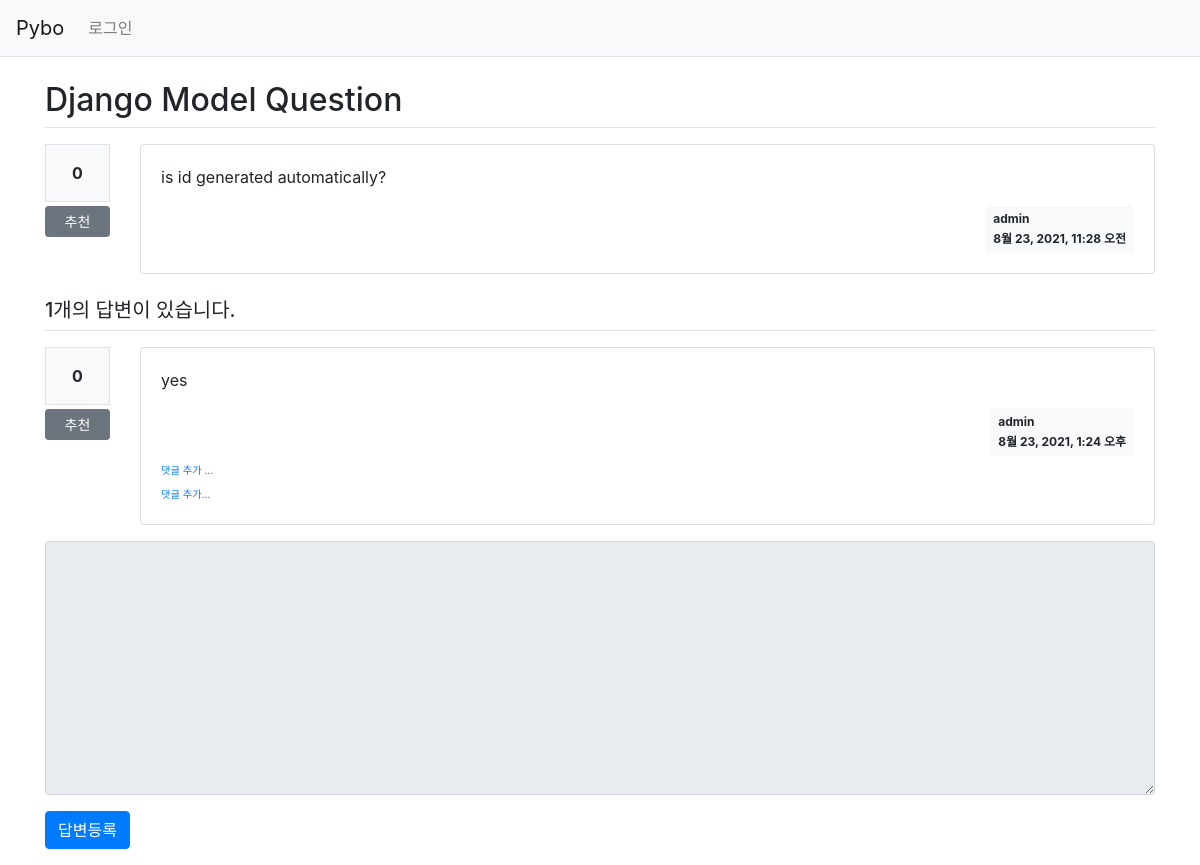
Screenshot of /pybo/2/ with the database file from the repository.
### pybo/models.py (models this page shows, shortened)
class Question(models.Model):
    author = models.ForeignKey(User, on_delete=models.CASCADE, related_name='author_question')
    subject = models.CharField(max_length=200)
    content = models.TextField()
    create_date = models.DateTimeField()
    modify_date = models.DateTimeField(null=True, blank=True)
    voter = models.ManyToManyField(User, related_name='voter_question') # 추천인 추가

class Answer(models.Model):
    author = models.ForeignKey(User, on_delete=models.CASCADE, related_name='author_answer')
    question = models.ForeignKey(Question, on_delete=models.CASCADE)
    content = models.TextField()
    create_date = models.DateTimeField()
    modify_date = models.DateTimeField(null=True, blank=True)
    voter = models.ManyToManyField(User, related_name='voter_answer')

### pybo/views/base_views.py (the view)
# urls.py: path('<int:question_id>/', base_views.detail, name='detail'),
def detail(request, question_id):
    question = get_object_or_404(Question, pk=question_id)
    context = {'question' : question}
    return render(request, 'pybo/question_detail.html', context)

### pybo/templatetags/pybo_filter.py (called while the page is built)
@register.filter()
def mark(value):
    extensions = ["nl2br", "fenced_code"]
    return mark_safe(markdown.markdown(value, extensions=extensions))

### templates/pybo/question_detail.html (shortened to what this page needs)
{% extends 'base.html' %}
{% load pybo_filter %}
{% block content %}
<div class="container my-3">
    <h2 class="border-bottom py-2">{{ question.subject }}</h2>
    <div class="row my-3">
        <div class="col-1">
            <div class="bg-light text-center p-3 border font-weight-bolder mb-1">{{question.voter.count}}</div>
            <a href="#" data-uri="{% url 'pybo:vote_question' question.id %}" class="recommend btn btn-sm btn-secondary btn-block my-1">추천</a>
        </div>
        <div class="col-11">
            <div class="card">
                <div class="card-body">
                    <div class="card-text">{{ question.content|mark }}</div>
                    <div class="d-flex justify-content-end">
                        <div class="badge badge-light p-2 text-left">
                            <div class="mb-2">{{question.author.username}}</div>
                            <div>{{ question.create_date }}</div>
                        </div>
                    </div>
                </div>
            </div>
        </div>
    </div>
    <h5 class="border-bottom my-3 py-2">{{question.answer_set.count}}개의 답변이 있습니다.</h5>
    {% for answer in question.answer_set.all %}
    <div class="row my-3">
        <div class="col-1">
            <div class="bg-light text-center p-3 border font-weight-bolder mb-1">{{answer.voter.count}}</div>
            <a href="#" data-uri="{% url 'pybo:vote_answer' answer.id %}" class="recommend btn btn-sm btn-secondary btn-block my-1">추천</a>
        </div>
        <div class="col-11">
            <div class="card">
                <div class="card-body">
                    <div class="card-text">{{ answer.content|mark }}</div>
                    <div class="d-flex justify-content-end">
                        <div class="badge badge-light p-2 text-left">
                            <div class="mb-2">{{answer.author.username}}</div>
                            <div>{{ answer.create_date }}</div>
                        </div>
                    </div>
                    <div>
                        <a class="small" href="{% url 'pybo:comment_create_answer' answer.id %}">
                            <small>댓글 추가 ...</small>
                        </a>
                    </div>
                    <div>
                        <a href="{% url 'pybo:comment_create_question' question.id %}" class="small">
                            <small>댓글 추가...</small>
                        </a>
                    </div>
                </div>
            </div>
        </div>
    </div>
    {% endfor %}
    <form action="{% url 'pybo:answer_create' question.id %}" method="post" class="my-3">
        <div class="form-group">
            <textarea {% if not user.is_authenticated %}disabled{% endif %}
                    name="content" id="content" class="form-control" rows="10"></textarea>
        </div>
        <input type="submit" value="답변등록" class="btn btn-primary">
    </form>
</div>
{% endblock %}

### rows the page displays
Question: subject "Django Model Question", voter.count "0", content|mark "is id generated automatically?", author.username "admin", create_date "8월 23, 2021, 11:28 오전", answer_set.count "1"
Answer: voter.count "0", content|mark "yes", author.username "admin", create_date "8월 23, 2021, 1:24 오후"
